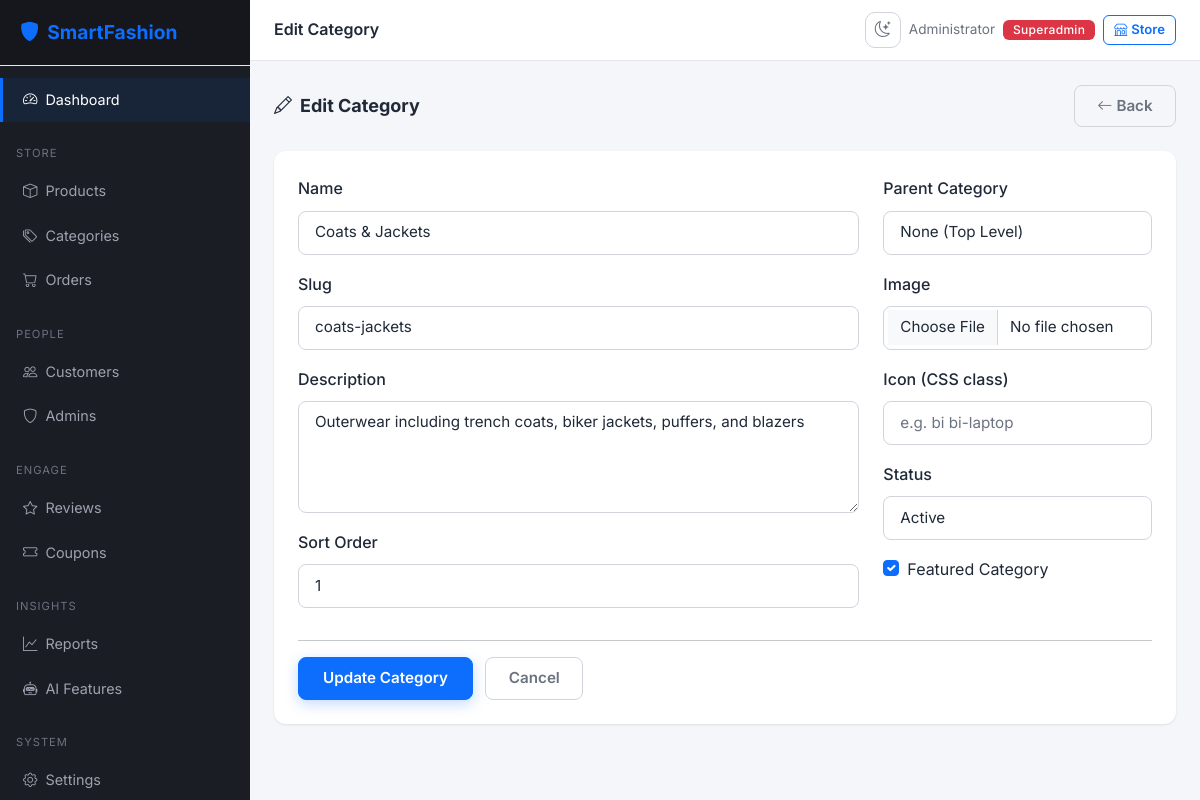
The app's page /admin/categories/edit/1 (signed in) with its own data.
### tables this page shows
CREATE TABLE categories (
  id INT UNSIGNED AUTO_INCREMENT PRIMARY KEY,
  name VARCHAR(100) NOT NULL,
  slug VARCHAR(120) NOT NULL UNIQUE,
  description TEXT DEFAULT NULL,
  parent_id INT UNSIGNED DEFAULT NULL,
  image VARCHAR(255) DEFAULT NULL,
  icon VARCHAR(50) DEFAULT NULL,
  sort_order INT DEFAULT 0,
  is_featured TINYINT(1) DEFAULT 0,
  status ENUM('active','inactive') DEFAULT 'active',
  created_at DATETIME DEFAULT CURRENT_TIMESTAMP,
  updated_at DATETIME DEFAULT CURRENT_TIMESTAMP ON UPDATE CURRENT_TIMESTAMP,
  INDEX idx_categories_slug (slug),
  INDEX idx_categories_parent (parent_id),
  INDEX idx_categories_status (status),
  CONSTRAINT fk_categories_parent FOREIGN KEY (parent_id) REFERENCES categories(id) ON DELETE SET NULL ON UPDATE CASCADE
);

### controllers/AdminController.php (called while the page is built, shortened)
<?php
require_once __DIR__ . '/../models/Category.php';
class AdminController {
    public function categoryEdit(int $id): void {
        $categoryModel = new Category();
        $category = $categoryModel->find($id);
        $parentCategories = $categoryModel->getParentCategories();
        require __DIR__ . '/../views/admin/categories/form.php';
    }
}

### config/app.php (called while the page is built, shortened)
<?php
require_once __DIR__ . '/database.php';
function url(string $path = ''): string {
    return APP_URL . '/' . ltrim($path, '/');
}

### config/database.php (called while the page is built, shortened)
<?php
function getDbConnection(): PDO {
    static $pdo = null;
    if ($pdo === null) {
        $dsn = "mysql:host=" . DB_HOST . ";dbname=" . DB_NAME . ";charset=" . DB_CHARSET;
        $options = [
            PDO::ATTR_ERRMODE            => PDO::ERRMODE_EXCEPTION,
            PDO::ATTR_DEFAULT_FETCH_MODE => PDO::FETCH_ASSOC,
            PDO::ATTR_EMULATE_PREPARES   => false,
        ];
        try {
            $pdo = new PDO($dsn, DB_USER, DB_PASS, $options);
        } catch (PDOException $e) {
            die("Database connection failed: " . $e->getMessage());
        }
    }
    return $pdo;
}

### models/BaseModel.php (called while the page is built, shortened)
<?php
abstract class BaseModel {
    protected PDO $db;
    protected string $table;
    protected string $primaryKey = 'id';
    public function __construct() {
        $this->db = getDbConnection();
    }
    public function find(int $id): ?array {
        $stmt = $this->db->prepare("SELECT * FROM {$this->table} WHERE {$this->primaryKey} = ? LIMIT 1");
        $stmt->execute([$id]);
        $result = $stmt->fetch();
        return $result ?: null;
    }
}

### models/Category.php (called while the page is built, shortened)
<?php
require_once __DIR__ . '/BaseModel.php';
class Category extends BaseModel {
    public function getParentCategories(): array {
        $stmt = $this->db->query("SELECT * FROM categories WHERE parent_id IS NULL AND status = 'active' ORDER BY sort_order ASC");
        return $stmt->fetchAll();
    }
}

### views/admin/categories/form.php (the view, shortened to what this page needs)
<?php
$pageTitle = isset($category) ? 'Edit Category' : 'Add Category'; ?>
<?php require __DIR__ . '/../partials/header.php'; ?>
<div class="d-flex justify-content-between align-items-center mb-4">
    <h4 class="fw-bold mb-0"><i class="bi bi-<?= isset($category) ? 'pencil' : 'plus-lg' ?> me-2"></i><?= $pageTitle ?></h4>
    <a href="<?= url('admin/categories') ?>" class="btn btn-outline-secondary"><i class="bi bi-arrow-left me-1"></i>Back</a>
</div>
<div class="card border-0 shadow-sm">
    <div class="card-body p-4">
        <form method="POST" enctype="multipart/form-data">
            <div class="row">
                <div class="col-md-8">
                    <div class="mb-3">
                        <label class="form-label fw-medium">Name</label>
                        <input type="text" name="name" class="form-control" value="<?= htmlspecialchars($category['name'] ?? '') ?>" required>
                    </div>
                    <div class="mb-3">
                        <label class="form-label fw-medium">Slug</label>
                        <input type="text" name="slug" class="form-control" value="<?= htmlspecialchars($category['slug'] ?? '') ?>" placeholder="Leave empty to auto-generate">
                    </div>
                    <div class="mb-3">
                        <label class="form-label fw-medium">Description</label>
                        <textarea name="description" class="form-control" rows="4"><?= htmlspecialchars($category['description'] ?? '') ?></textarea>
                    </div>
                    <div class="mb-3">
                        <label class="form-label fw-medium">Sort Order</label>
                        <input type="number" name="sort_order" class="form-control" value="<?= $category['sort_order'] ?? 0 ?>" min="0">
                    </div>
                </div>
                <div class="col-md-4">
                    <div class="mb-3">
                        <label class="form-label fw-medium">Parent Category</label>
                        <select name="parent_id" class="form-select">
                            <option value="">None (Top Level)</option>
                        </select>
                    </div>
                    <div class="mb-3">
                        <label class="form-label fw-medium">Image</label>
                        <input type="file" name="image" class="form-control" accept="image/*">
                    </div>
                    <div class="mb-3">
                        <label class="form-label fw-medium">Icon (CSS class)</label>
                        <input type="text" name="icon" class="form-control" value="<?= htmlspecialchars($category['icon'] ?? '') ?>" placeholder="e.g. bi bi-laptop">
                    </div>
                    <div class="mb-3">
                        <label class="form-label fw-medium">Status</label>
                        <select name="status" class="form-select">
                            <option value="active" <?= (isset($category) && $category['status'] === 'active') ? 'selected' : '' ?>>Active</option>
                        </select>
                    </div>
                    <div class="mb-3">
                        <div class="form-check">
                            <input type="checkbox" name="is_featured" class="form-check-input" id="isFeatured" value="1" <?= (isset($category) && $category['is_featured']) ? 'checked' : '' ?>>
                            <label class="form-check-label" for="isFeatured">Featured Category</label>
                        </div>
                    </div>
                </div>
            </div>
            <hr>
            <button type="submit" class="btn btn-primary px-4"><?= isset($category) ? 'Update Category' : 'Create Category' ?></button>
            <a href="<?= url('admin/categories') ?>" class="btn btn-outline-secondary ms-2">Cancel</a>
        </form>
    </div>
</div>
<?php require __DIR__ . '/../partials/footer.php'; ?>

### assets/css/style.css (style rules this page uses)
:root { --font-family: 'Inter', -apple-system, BlinkMacSystemFont, 'Segoe UI', Roboto, sans-serif; --transition-base: all 0.3s cubic-bezier(0.4, 0, 0.2, 1); --transition-smooth: all 0.4s cubic-bezier(0.4, 0, 0.2, 1); --bg-body: #f8f9fa; --bg-card: #ffffff; --bg-section-alt: #f8f9fa; --text-body: #212529; --text-muted: #6c757d; --text-dark: #212529; --border-color: #dee2e6; --input-bg: #ffffff; --input-border: #dee2e6; --shadow-sm: 0 1px 3px rgba(0,0,0,0.06), 0 1px 2px rgba(0,0,0,0.04); --shadow-md: 0 4px 16px rgba(0,0,0,0.06), 0 2px 8px rgba(0,0,0,0.04); --shadow-hover: 0 12px 40px rgba(0,0,0,0.1), 0 4px 16px rgba(0,0,0,0.06); --shadow-lg: 0 20px 60px rgba(0,0,0,0.08), 0 8px 24px rgba(0,0,0,0.06); --radius-sm: 8px; --radius-md: 14px; --radius-lg: 20px; --radius-xl: 28px; --section-gap: 80px; --section-gap-mobile: 48px; --container-max: 1320px; }
html { scroll-behavior: smooth; }
body { font-family: var(--font-family); background-color: var(--bg-body); color: var(--text-body); transition: background-color 0.3s ease, color 0.3s ease; line-height: 1.7; -webkit-font-smoothing: antialiased; -moz-osx-font-smoothing: grayscale; }
h4, .h4 { font-size: clamp(1.1rem, 1.5vw, 1.4rem); line-height: 1.35; }
.btn { border-radius: var(--radius-sm); font-weight: 600; padding: 0.55rem 1.4rem; font-size: 0.95rem; transition: var(--transition-base); }
.btn-primary { box-shadow: 0 4px 14px rgba(13,110,253,0.25); }
.card { border-radius: var(--radius-md); border: none !important; }
.card.shadow-sm { box-shadow: var(--shadow-sm) !important; }
.form-control, .form-select { border-radius: var(--radius-sm); border: 1px solid var(--input-border); padding: 0.6rem 1rem; font-size: 0.95rem; transition: var(--transition-base); }

### assets/css/admin.css (style rules this page uses)
:root { --sidebar-width: 250px; --topbar-height: 60px; --sidebar-active: #0d6efd; }
[data-theme="light"] { --body-bg: #f4f6f9; --card-bg: #ffffff; --card-border: #e5e7eb; --topbar-bg: #ffffff; --topbar-border: #e5e7eb; --sidebar-bg: #1a1d23; --sidebar-hover: #2a2d35; --sidebar-brand-bg: #15171c; --sidebar-color: #9ca3af; --sidebar-color-hover: #ffffff; --sidebar-nav-section: #6b7280; --text-primary: #1f2937; --text-muted: #6b7280; --table-header-bg: #f8f9fa; --table-border: #e5e7eb; --input-bg: #ffffff; --input-border: #d1d5db; --stat-card-shadow: 0 1px 3px rgba(0,0,0,0.08); --stat-card-shadow-hover: 0 4px 12px rgba(0,0,0,0.1); --card-shadow: 0 1px 3px rgba(0,0,0,0.08); --link-color: #0d6efd; --pagination-bg: #ffffff; --list-group-hover: #f8f9fa; --tab-active-bg: #ffffff; --bs-body-color: #1f2937; --bs-body-bg: #ffffff; --bs-emphasis-color: #000000; --bs-secondary-color: #6b7280; --bs-tertiary-color: #9ca3af; --bs-border-color: #dee2e6; --bs-table-color: #1f2937; --bs-table-bg: transparent; --bs-table-striped-bg: #f8f9fa; --bs-table-hover-bg: #f0f0f0; --bs-table-border-color: #e5e7eb; --bs-link-color: #0d6efd; --bs-link-hover-color: #0a58ca; }
body { font-family: 'Inter', sans-serif; background: var(--body-bg); overflow-x: hidden; color: var(--text-primary); transition: background 0.2s, color 0.2s; }
a { color: var(--link-color); }
.card { border: none; border-radius: 12px; box-shadow: var(--card-shadow); background: var(--card-bg); transition: background 0.2s, box-shadow 0.2s; }
.card-body { padding: 20px; color: var(--text-primary); }
select.form-select, input.form-control, textarea.form-control { background: var(--input-bg); border-color: var(--input-border); color: var(--text-primary); }
select.form-select option { background: var(--card-bg); color: var(--text-primary); }
.btn-outline-secondary { color: var(--text-muted); border-color: var(--input-border); }
.form-label { color: var(--text-primary); }

### records on screen
categories: name "Coats & Jackets", slug "coats-jackets", description "Outerwear including trench coats, biker jackets, puffers, and blazers", sort_order "1", status "Active", is_featured "☑"

### other values on screen
APP_NAME "SmartFashion"
$pageTitle "Edit Category"
$_SESSION['admin_name'] "Administrator"
$_SESSION['admin_role'] "Superadmin"
